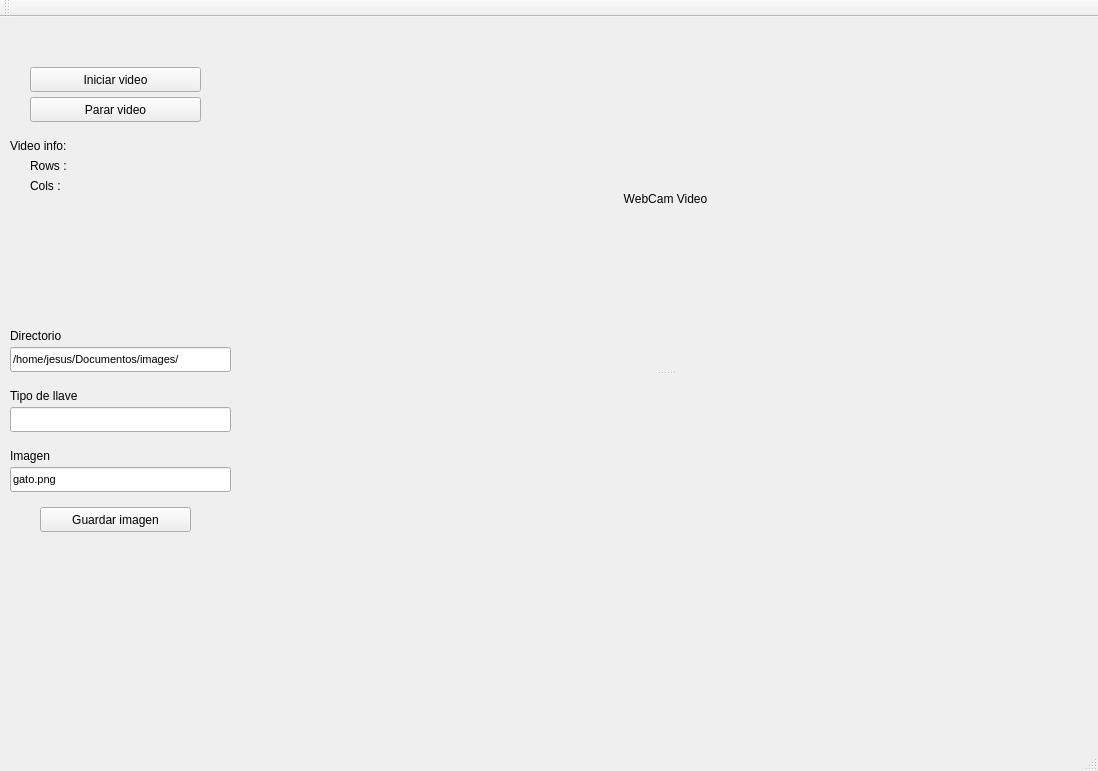
<?xml version="1.0" encoding="UTF-8"?>
<ui version="4.0">
 <class>MainWindow</class>
 <widget class="QMainWindow" name="MainWindow">
  <property name="geometry">
   <rect>
    <x>0</x>
    <y>0</y>
    <width>1098</width>
    <height>771</height>
   </rect>
  </property>
  <property name="windowTitle">
   <string>MainWindow</string>
  </property>
  <widget class="QWidget" name="centralWidget">
   <widget class="QPushButton" name="startVideo_pushButton">
    <property name="geometry">
     <rect>
      <x>30</x>
      <y>50</y>
      <width>171</width>
      <height>25</height>
     </rect>
    </property>
    <property name="text">
     <string>Iniciar video</string>
    </property>
   </widget>
   <widget class="QLineEdit" name="imageInput_lineEdit">
    <property name="geometry">
     <rect>
      <x>10</x>
      <y>450</y>
      <width>221</width>
      <height>25</height>
     </rect>
    </property>
    <property name="font">
     <font>
      <pointsize>8</pointsize>
     </font>
    </property>
    <property name="text">
     <string>gato.png</string>
    </property>
   </widget>
   <widget class="QLineEdit" name="dirInput_lineEdit">
    <property name="geometry">
     <rect>
      <x>10</x>
      <y>330</y>
      <width>221</width>
      <height>25</height>
     </rect>
    </property>
    <property name="font">
     <font>
      <pointsize>8</pointsize>
     </font>
    </property>
    <property name="text">
     <string>/home/jesus/Documentos/images/</string>
    </property>
   </widget>
   <widget class="QLabel" name="label_2">
    <property name="geometry">
     <rect>
      <x>10</x>
      <y>310</y>
      <width>71</width>
      <height>17</height>
     </rect>
    </property>
    <property name="text">
     <string>Directorio</string>
    </property>
   </widget>
   <widget class="QLabel" name="label_3">
    <property name="geometry">
     <rect>
      <x>10</x>
      <y>430</y>
      <width>71</width>
      <height>17</height>
     </rect>
    </property>
    <property name="text">
     <string>Imagen</string>
    </property>
   </widget>
   <widget class="QPushButton" name="saveFrame_pushButton">
    <property name="geometry">
     <rect>
      <x>40</x>
      <y>490</y>
      <width>151</width>
      <height>25</height>
     </rect>
    </property>
    <property name="text">
     <string>Guardar imagen</string>
    </property>
   </widget>
   <widget class="QLabel" name="label_4">
    <property name="geometry">
     <rect>
      <x>10</x>
      <y>120</y>
      <width>81</width>
      <height>17</height>
     </rect>
    </property>
    <property name="text">
     <string>Video info:</string>
    </property>
   </widget>
   <widget class="QLabel" name="rowsInfo_label">
    <property name="geometry">
     <rect>
      <x>30</x>
      <y>140</y>
      <width>161</width>
      <height>17</height>
     </rect>
    </property>
    <property name="text">
     <string>Rows :</string>
    </property>
   </widget>
   <widget class="QLabel" name="colsInfo_label">
    <property name="geometry">
     <rect>
      <x>30</x>
      <y>160</y>
      <width>161</width>
      <height>17</height>
     </rect>
    </property>
    <property name="text">
     <string>Cols :</string>
    </property>
   </widget>
   <widget class="QLineEdit" name="keyInput_lineEdit">
    <property name="geometry">
     <rect>
      <x>10</x>
      <y>390</y>
      <width>221</width>
      <height>25</height>
     </rect>
    </property>
   </widget>
   <widget class="QLabel" name="label_5">
    <property name="geometry">
     <rect>
      <x>10</x>
      <y>370</y>
      <width>101</width>
      <height>17</height>
     </rect>
    </property>
    <property name="text">
     <string>Tipo de llave</string>
    </property>
   </widget>
   <widget class="QPushButton" name="stopVideo_pushButton">
    <property name="geometry">
     <rect>
      <x>30</x>
      <y>80</y>
      <width>171</width>
      <height>25</height>
     </rect>
    </property>
    <property name="text">
     <string>Parar video</string>
    </property>
   </widget>
   <widget class="QSplitter" name="splitter">
    <property name="geometry">
     <rect>
      <x>240</x>
      <y>10</y>
      <width>851</width>
      <height>691</height>
     </rect>
    </property>
    <property name="orientation">
     <enum>Qt::Vertical</enum>
    </property>
    <widget class="QLabel" name="label">
     <property name="text">
      <string>WebCam Video</string>
     </property>
     <property name="alignment">
      <set>Qt::AlignCenter</set>
     </property>
    </widget>
    <widget class="QLabel" name="imageDisplay_label">
     <property name="sizePolicy">
      <sizepolicy hsizetype="Preferred" vsizetype="Preferred">
       <horstretch>0</horstretch>
       <verstretch>0</verstretch>
      </sizepolicy>
     </property>
     <property name="autoFillBackground">
      <bool>true</bool>
     </property>
     <property name="text">
      <string/>
     </property>
     <property name="scaledContents">
      <bool>true</bool>
     </property>
    </widget>
   </widget>
  </widget>
  <widget class="QMenuBar" name="menuBar">
   <property name="geometry">
    <rect>
     <x>0</x>
     <y>0</y>
     <width>1098</width>
     <height>22</height>
    </rect>
   </property>
  </widget>
  <widget class="QToolBar" name="mainToolBar">
   <attribute name="toolBarArea">
    <enum>TopToolBarArea</enum>
   </attribute>
   <attribute name="toolBarBreak">
    <bool>false</bool>
   </attribute>
  </widget>
  <widget class="QStatusBar" name="statusBar"/>
 </widget>
 <layoutdefault spacing="6" margin="11"/>
 <resources/>
 <connections/>
</ui>
